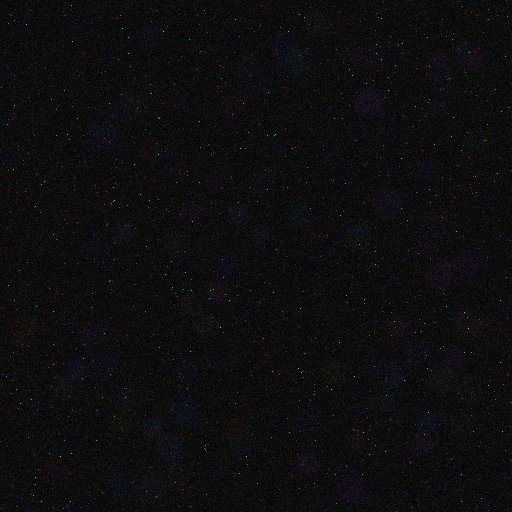
#> input picture images/intensity/sample_t+0m.png, 512 x 512 px
$ python -i fluorescence_extraction.py   (imports and definitions only)
#> lines starting #> are read from the running program, lines starting #| are printed output that depends on the picture; after the words box and inside, x2 and y2 are one past the last pixel; in counts of white or black regions, pixels touching at a corner belong together
"""
Fluorescence extraction utilities for Repressilator analysis.

This module provides functions to segment cells from phase contrast images
and extract fluorescence intensity values for each cell and protein.
"""

import numpy as np
from typing import List, Dict, Tuple
from skimage import filters, measure, morphology, segmentation
from scipy import ndimage


def segment_cells(phase_image: np.ndarray, min_cell_area: int = 50) -> np.ndarray:
    """
    Segment individual cells from a phase contrast image.

    Args:
        phase_image: Phase contrast image (grayscale or RGB)
        min_cell_area: Minimum cell area in pixels

    Returns:
        Labeled image where each cell has a unique integer label
    """
#> called with min_cell_area = 50
    # Convert to grayscale if RGB
    if phase_image.ndim == 3:
        gray = np.mean(phase_image, axis=2)
    else:
        gray = phase_image

    # Apply Otsu's thresholding
    threshold = filters.threshold_otsu(gray)
#> threshold = 14
    binary = gray < threshold  # Cells are typically darker in phase contrast
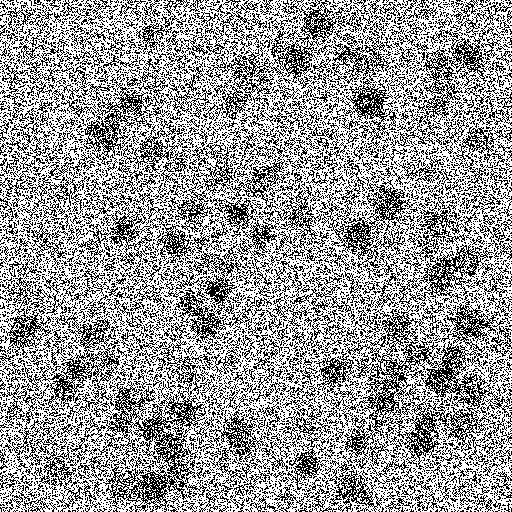
#> binary: shape (512, 512) bool; 61% white; black in thin lines or dots

    # Clean up binary image
    binary = morphology.remove_small_objects(binary, min_size=min_cell_area)
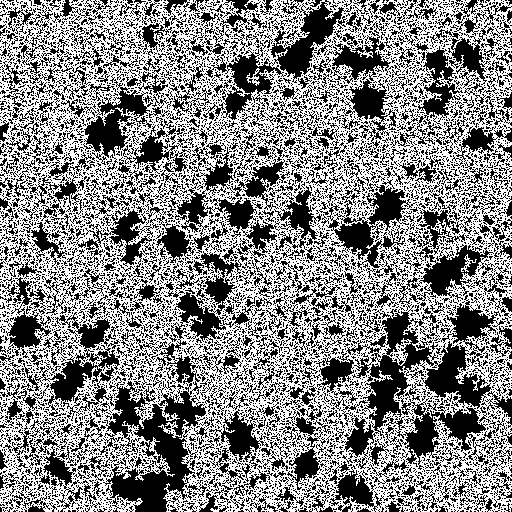
#> binary: shape (512, 512) bool; 53% white; 6213 black regions (5583 under 20 px), largest, box (x1, y1, x2, y2) and area: (341, 295, 512, 470) 10938, (70, 251, 272, 512) 10827, (203, 0, 352, 121) 4453
    binary = morphology.remove_small_holes(binary, area_threshold=min_cell_area)
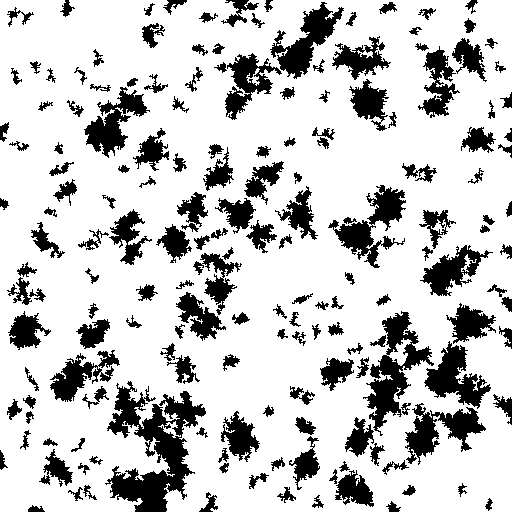
#> binary: shape (512, 512) bool; 78.6% white; 174 black regions, largest, box (x1, y1, x2, y2) and area: (105, 381, 206, 512) 5675, (363, 311, 434, 436) 2924, (328, 185, 406, 268) 2188

    # Label connected components
    labeled = measure.label(binary)
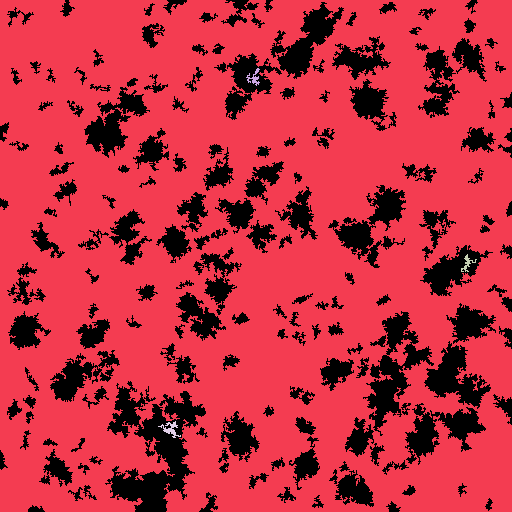
#> labeled: shape (512, 512) int32; 5 distinct labels, from 0 to 4; one colour per label, 0 black

    # Clear border objects (cells touching image edge)
    labeled = segmentation.clear_border(labeled)
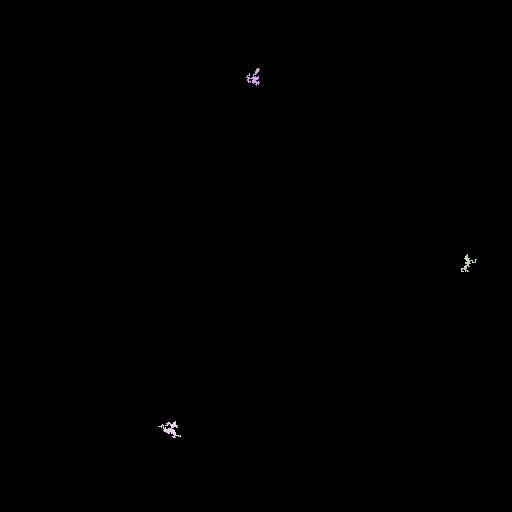
#> labeled: shape (512, 512) int32; 4 distinct labels, from 0 to 4; one colour per label, 0 black

    return labeled


# [198 lines left out: functions extract_cell_fluorescence, extract_nuclear_cytoplasmic, track_cells_across_time, not called in this run]

>>> import cv2
>>> picture = cv2.imread('../images/intensity/sample_t+0m.png', cv2.IMREAD_GRAYSCALE)
>>> result = segment_cells(picture)

$ run again, on images/intensity/sample_t+1005m.png
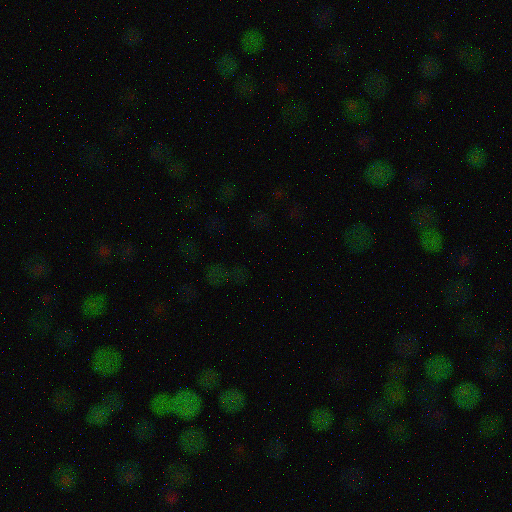
#> input picture images/intensity/sample_t+1005m.png, 512 x 512 px
#> threshold = 26
#> in segment_cells, `binary = gray < threshold`:
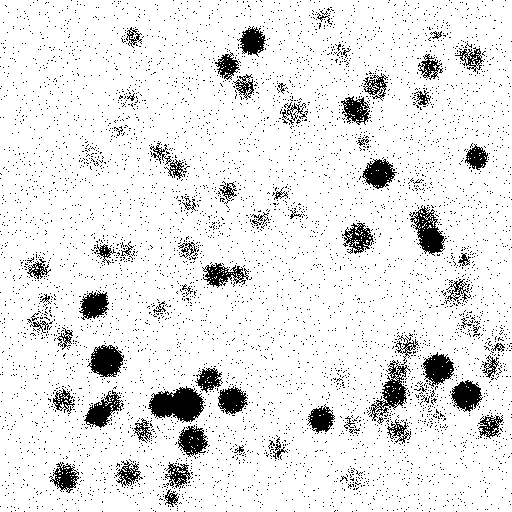
#> binary: shape (512, 512) bool; 90.5% white; 5711 black regions (5641 under 20 px), largest, box (x1, y1, x2, y2) and area: (148, 386, 205, 423) 1322, (409, 205, 447, 256) 836, (87, 345, 124, 377) 780
#> in segment_cells, `binary = morphology.remove_small_holes(binary, area_threshold=min_cell..`:
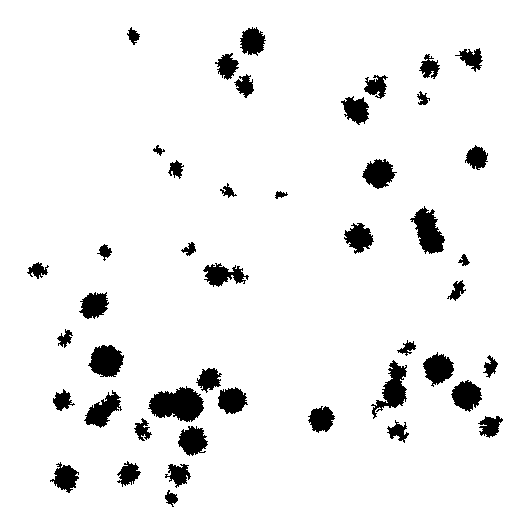
#> binary: shape (512, 512) bool; 93.4% white; 45 black regions, largest, box (x1, y1, x2, y2) and area: (148, 386, 204, 422) 1340, (410, 206, 445, 254) 918, (371, 360, 407, 419) 859

$ run again, on images/intensity/sample_t+1035m.png
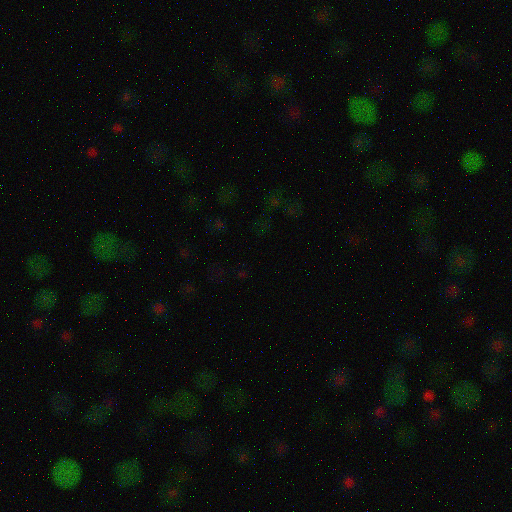
#> input picture images/intensity/sample_t+1035m.png, 512 x 512 px
#> threshold = 23
#> in segment_cells, `binary = gray < threshold`:
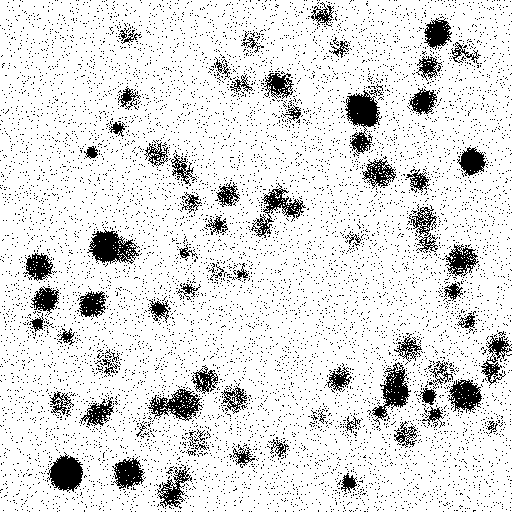
#> binary: shape (512, 512) bool; 87.8% white; 9224 black regions (9149 under 20 px), largest, box (x1, y1, x2, y2) and area: (345, 90, 382, 154) 1125, (87, 229, 140, 264) 1008, (47, 452, 83, 492) 899
#> in segment_cells, `binary = morphology.remove_small_holes(binary, area_threshold=min_cell..`:
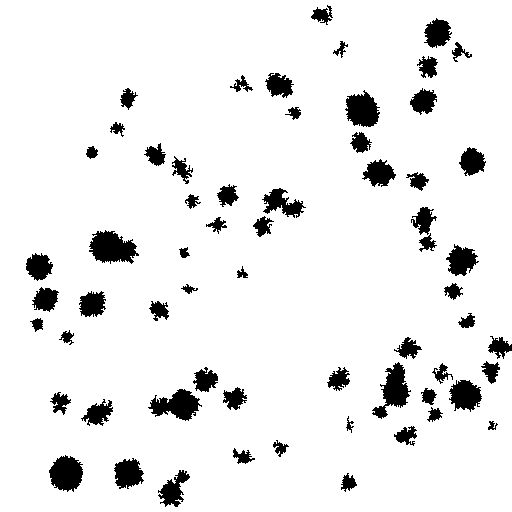
#> binary: shape (512, 512) bool; 92.2% white; 62 black regions, largest, box (x1, y1, x2, y2) and area: (89, 230, 139, 264) 1101, (372, 362, 411, 419) 956, (148, 389, 202, 421) 955
